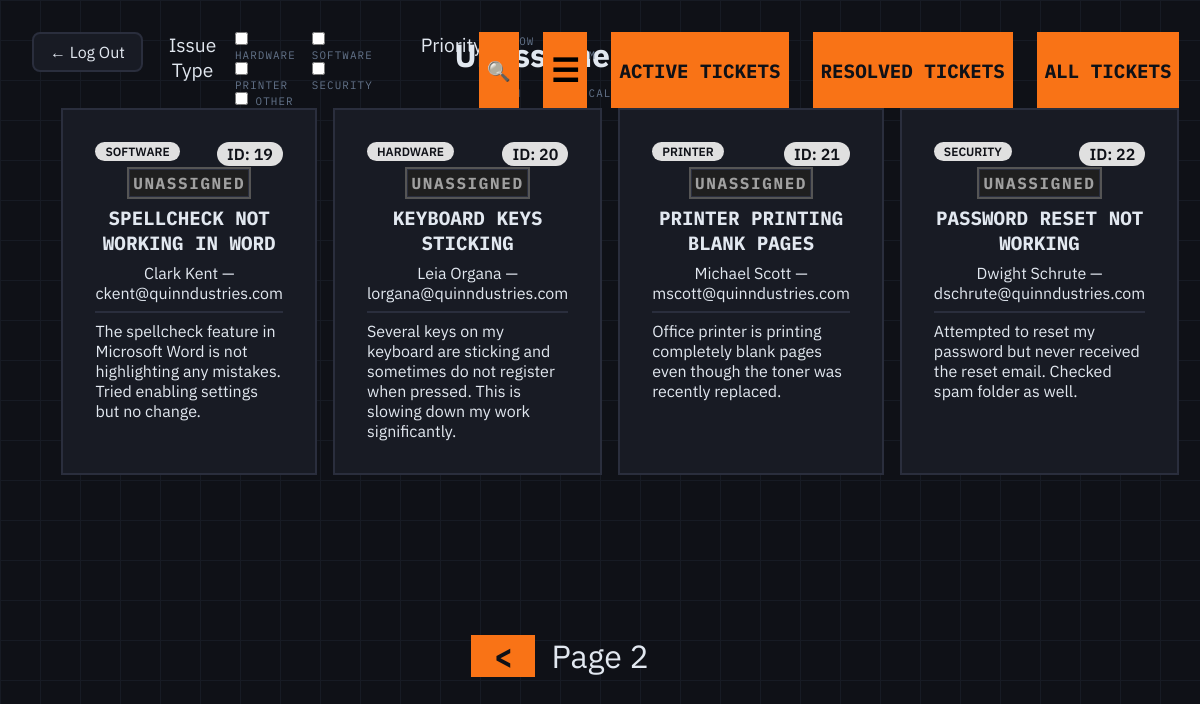
Page /tickets/view?tab=unassigned&page=2 (signed in) on the earlier database version.
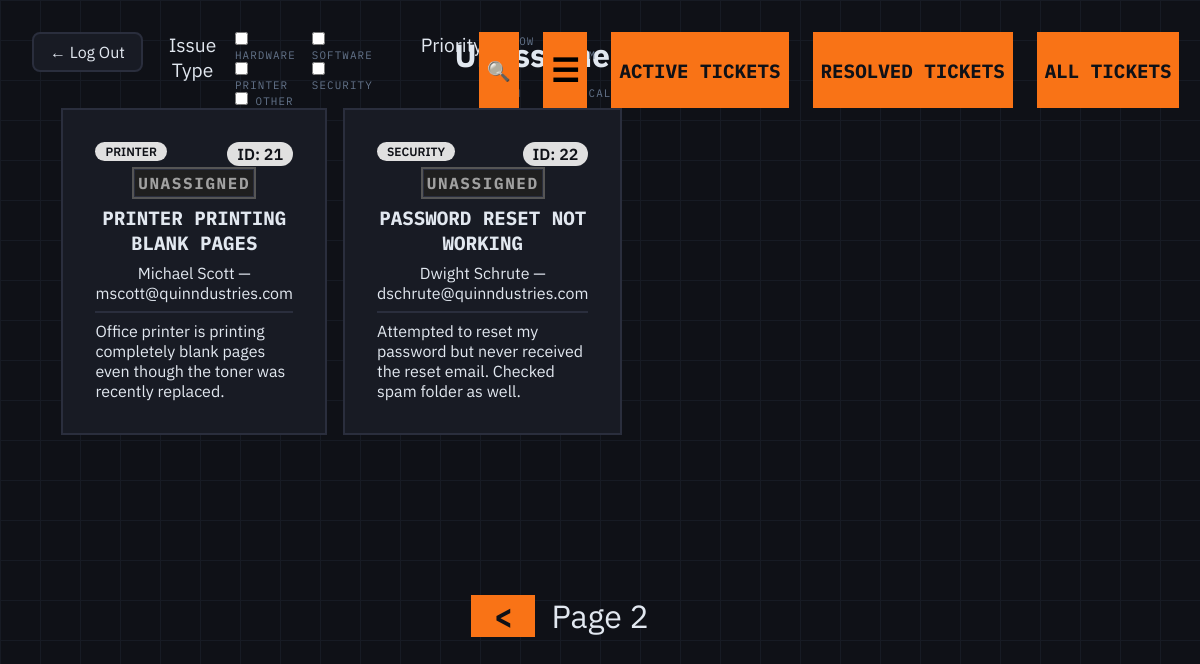
Same page on the later database version.
### tables this page shows
CREATE TABLE tickets (
            id INTEGER PRIMARY KEY AUTOINCREMENT,
            ticketer_name TEXT NOT NULL,
            ticketer_email TEXT NOT NULL,
            issue_type TEXT NOT NULL,
            priority TEXT,
            summary TEXT NOT NULL,
            description TEXT NOT NULL,
            status TEXT NOT NULL,
            resolution_details TEXT,
            specialist_username_assigned TEXT,
            submission_date TEXT NOT NULL,
            assignment_date TEXT,
            resolution_date TEXT   
            );

### app.py (the view)
@app.route('/tickets/view', methods=['GET'])
def viewTickets():
    auth_error = it_only_check()
    if auth_error:
        return render_template("login.html")
    page = request.args.get('page', 1, type=int)
    tab = request.args.get('tab','all')
    if page < 1:
        return jsonify({"error": "invalid page number"}), 400
    if not tab in ['unassigned','active','resolved', 'all']:
        return jsonify({"error": "invalid tab type"}), 400
    db = get_db()
    if tab == 'all':
        total = db.execute('SELECT COUNT(*) FROM tickets').fetchone()[0]
        tickets = db.execute('SELECT * FROM tickets LIMIT ? OFFSET ?', (TICKETS_PER_PAGE, (page-1) * TICKETS_PER_PAGE,)).fetchall()
    else:
        total = db.execute('SELECT COUNT(*) FROM tickets WHERE status = ?', (tab,)).fetchone()[0]
        tickets = db.execute('SELECT * FROM tickets WHERE status = ? LIMIT ? OFFSET ?', (tab, TICKETS_PER_PAGE, (page-1) * TICKETS_PER_PAGE,)).fetchall()
    db.close()
    max_page = max(1, -(-total // TICKETS_PER_PAGE))
    if page > max_page:
        return redirect(f'/tickets/view?tab={tab}&page={max_page}')
    return render_template("tickets.html", tickets=[dict(t) for t in tickets], tab=tab, page_num = page, has_next=(page * TICKETS_PER_PAGE) < total)

### app.py (called while the page is built)
def it_only_check():
    if not session.get("is_it_department"):
        return jsonify({"error": "unauthorized"}), 403
    return None

### database.py (called while the page is built)
def get_db():
    conn = sqlite3.connect(DATABASE)
    conn.row_factory = sqlite3.Row
    return conn

### templates/tickets.html (shortened to what this page needs)
<!DOCTYPE html>
<html lang="en">
<head>
  <link href="/static/ticketstyles.css" rel="stylesheet">
</head>
<body>
  <h1 id="page-title"> {{tab | capitalize}} Tickets</h1>
  <a class="return-arrow" onclick="logout()">← Log Out</a>
  <nav id="ticket-list-navbar">
    <div id="navbar-left">
      <div id="issue-type-filter" class="filter-category">
        <p class="filter-label">Issue Type</p>
        <div class="filter-group">
          <label><input type="checkbox" value="hardware" onchange="applyFilters()"> Hardware</label>
          <label><input type="checkbox" value="software" onchange="applyFilters()"> Software</label>
          <label><input type="checkbox" value="printer" onchange="applyFilters()"> Printer</label>
          <label><input type="checkbox" value="security" onchange="applyFilters()"> Security</label>
          <label><input type="checkbox" value="other" onchange="applyFilters()"> Other</label>
        </div>
      </div>
      <div id ="priority-filter" class="filter-category">
        <p class="filter-label">Priority</p>
        <div class="filter-group">
          <label><input type="checkbox" value="low" onchange="applyFilters()"> Low</label>
          <label><input type="checkbox" value="medium" onchange="applyFilters()"> Medium</label>
          <label><input type="checkbox" value="high" onchange="applyFilters()"> High</label>
          <label><input type="checkbox" value="critical" onchange="applyFilters()"> Critical</label>
        </div>
      </div>
    </div>
    <div id="navbar-right">
      <button id="search-btn" class="toggle btn" onclick="toggleSearch()" ><span id="search-icon">🔍</span></button>
      <button id="toggle-display-btn" class="toggle btn" onclick="toggleLayout()" ><span id="toggle-icon">☰</span></button>
      <div id="status-btn-container">
        <a id="active-btn" class="btn" href="/tickets/view?tab=active&amp;page={{page_num}}">Active Tickets</a>
        <a id="resolved-btn" class="btn" href="/tickets/view?tab=resolved&amp;page={{page_num}}">Resolved Tickets</a>
        <a id="all-btn" class="btn" href="/tickets/view?tab=all&amp;page={{page_num}}">All Tickets</a>
      </div>
    </div>
  </nav>
  {% if tickets %}
  <section id="ticket-list" class="ticket-list grid-view">
      {% for ticket in tickets%}
        <a href="/tickets/view/{{ticket.id}}">
          <div class="ticket-card">
            <p class="id-badge">ID: {{ ticket.id }}</p>
            <div class="ticket-header">
              <p class="badge">{{ ticket.issue_type }}</p>
              {% if ticket.status == 'active' %}
                <div class="priority priority-{{ ticket.priority }}">{{ ticket.priority }}</div>
              {% else %}
              <div class="priority priority-inactive">{{ ticket.status }}</div>
              {% endif %}
            </div>
            <h3>{{ ticket.summary }}</h3>
            <p class="ticket-meta">{{ ticket.ticketer_name }} — {{ ticket.ticketer_email }}</p>
            <p class="ticket-description">{{ ticket.description | truncate(240) }}</p>
          </div>
        </a>
      {% endfor %}
  </section>
  {% else %}
      <p id="no-tickets">No tickets yet.</p>
  {% endif %}
  <div id="pagination-controls">
    {% if page_num > 1 %}
    <a id="page-left" class="btn" href="/tickets/view?tab={{tab}}&page={{page_num-1}}">&lt;</a>
    {% else %}
    <div id="page-left"></div>
    {% endif %}
    <div id="page-num">Page {{ page_num }}</div>
</div>
</body>
</html>

Differences in the rows shown:
no longer on this page (row edited): tickets: id "19", issue_type "SOFTWARE", status "UNASSIGNED", summary "SPELLCHECK NOT WORKING IN WORD", ticketer_name "Clark Kent", ticketer_email "ckent@quinndustries.com", description "The spellcheck feature in Microsoft Word is not highlighting any mistakes. Tried enabling settings but no change."
no longer on this page (row unchanged): tickets: id "20", issue_type "HARDWARE", status "UNASSIGNED", summary "KEYBOARD KEYS STICKING", ticketer_name "Leia Organa", ticketer_email "lorgana@quinndustries.com", description "Several keys on my keyboard are sticking and sometimes do not register when pressed. This is slowing down my work significantly."
